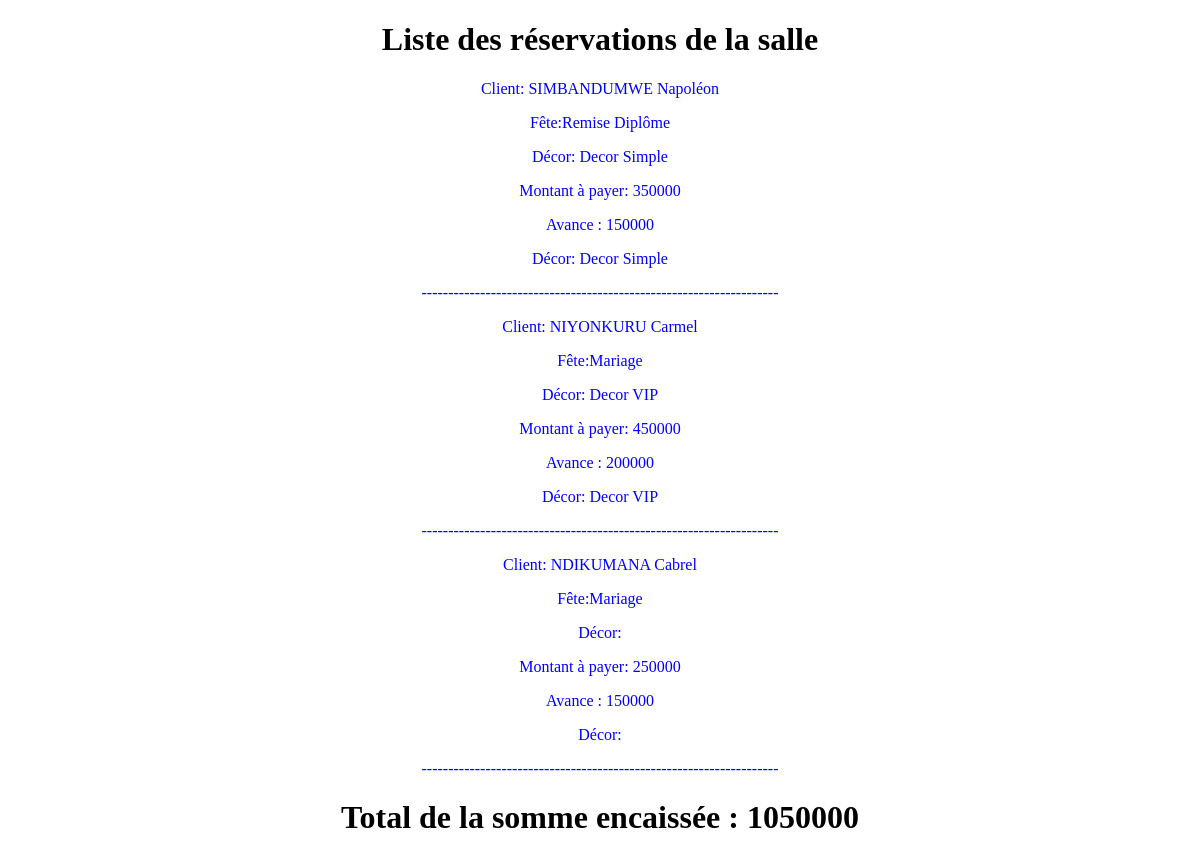
Before: / with the older database file.
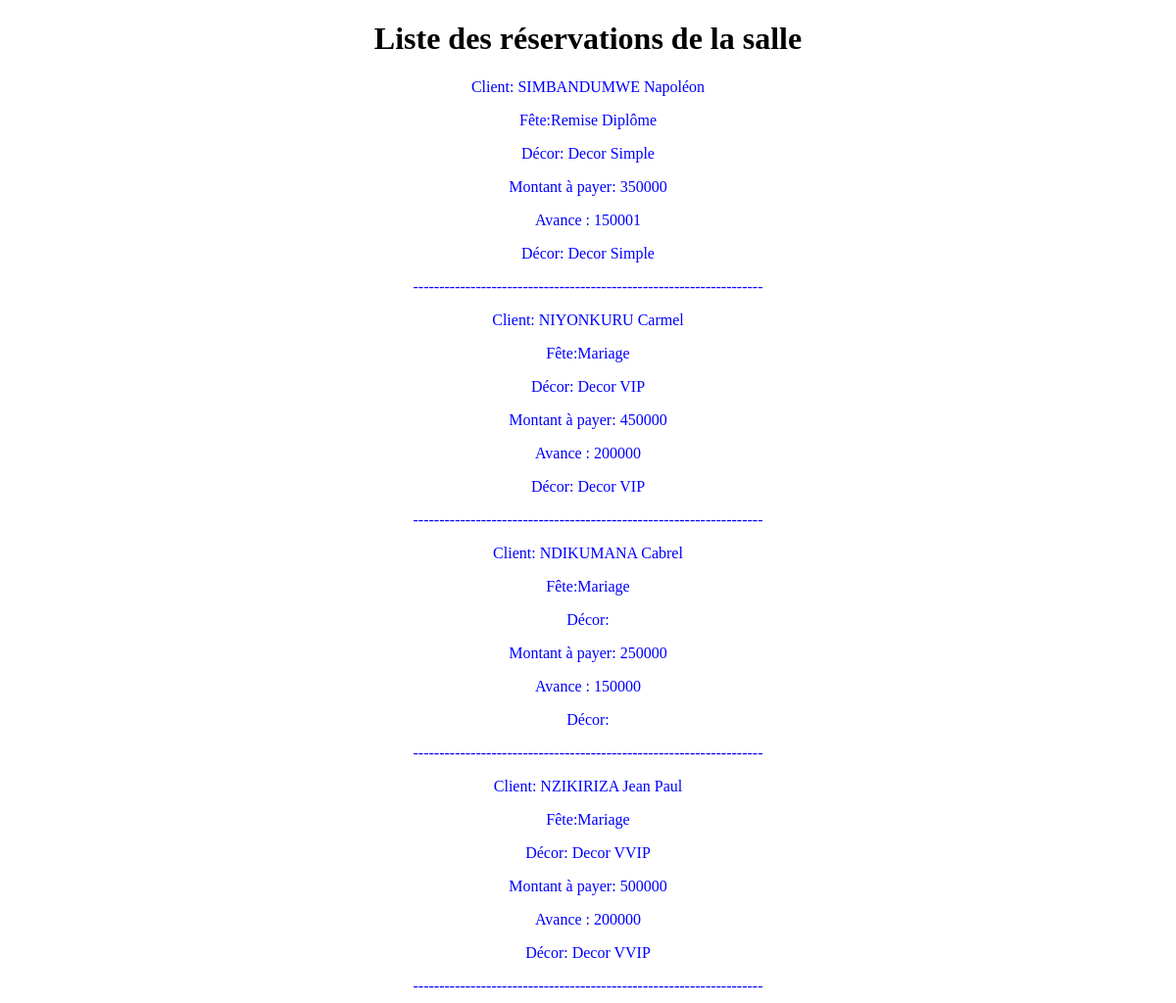
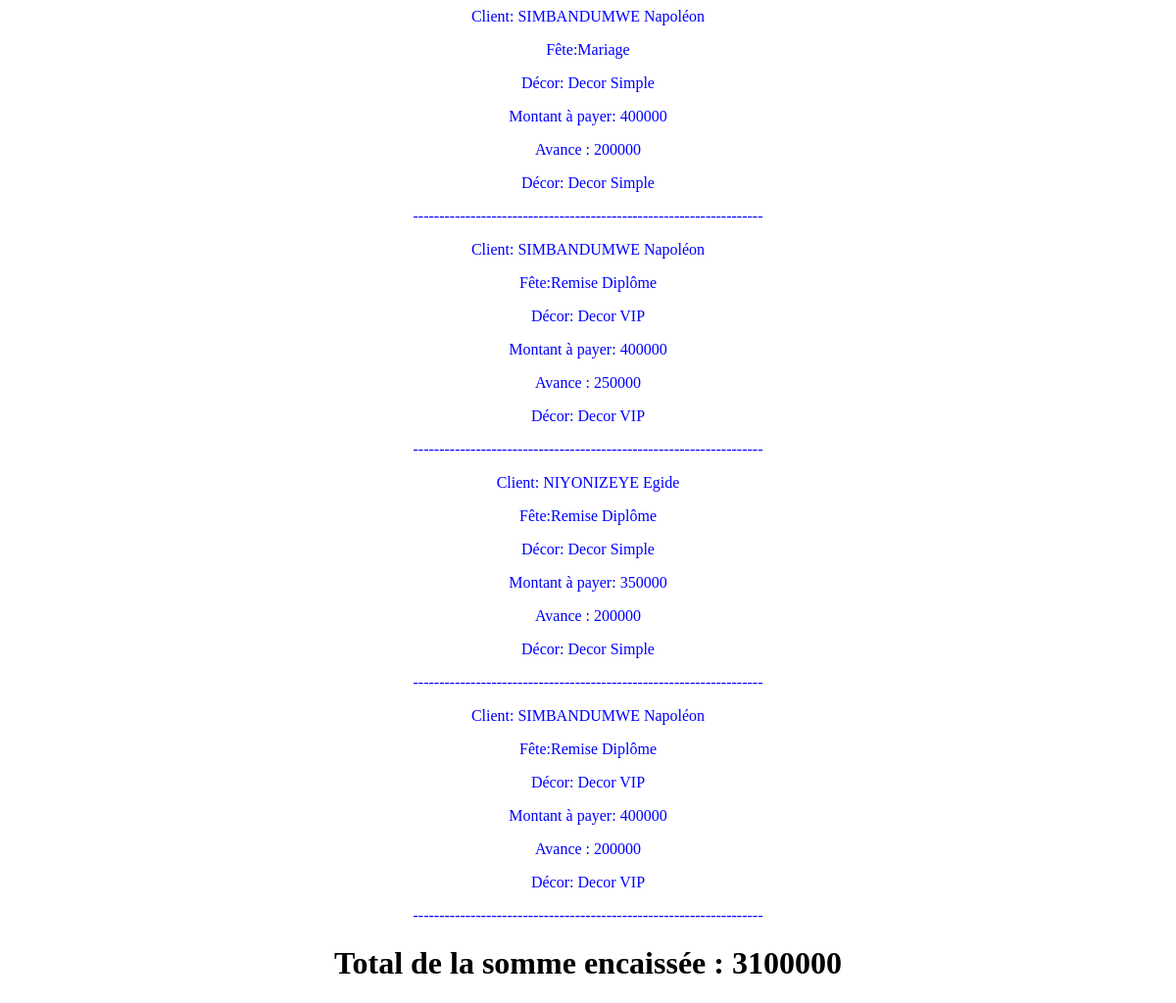
After: the same page with the newer database file (2 pictures, top to bottom).
### sallere/models.py (models this page shows, shortened)
class Reservation(models.Model):
    id = models.BigAutoField(primary_key=True)
    client = models.ForeignKey(Client, on_delete=models.CASCADE)
    type_fete = models.ForeignKey(Type_Fete, on_delete=models.PROTECT)
    type_decor = models.ForeignKey(
        Type_Decor, on_delete=models.PROTECT, null=True, blank=True)
    date_de_reservation = models.DateField
    avance = models.IntegerField(default=0)
    a_payer = models.IntegerField(default=0, null=True, blank=True)
    date_avance = models.DateTimeField(auto_now=True)
    date_payer_total = models.DateField(null=True, blank=True)

class Client(models.Model):
    id = models.BigAutoField(primary_key=True)
    nom_client = models.CharField(max_length=32)
    prenom_client = models.CharField(max_length=32)
    phone_client = models.CharField(max_length=32)
    sexe = models.CharField(max_length=10)
    cni = models.CharField(max_length=32)

class Type_Fete(models.Model):
    id = models.BigAutoField(primary_key=True)
    nom_fete = models.CharField(max_length=32)
    montant_fete = models.IntegerField(default=0)
    code_fete = models.CharField(max_length=32)

class Type_Decor(models.Model):
    id = models.BigAutoField(primary_key=True)
    nom_decor = models.CharField(max_length=32)
    montant_decor = models.IntegerField(default=0)
    code_decor = models.CharField(max_length=32)

### sallere/views.py (the view)
# urls.py: path('', index)
def index(request):
    reservations = Reservation.objects.all()
    total = 0
    for x in reservations:
        total = total+x.a_payer
    return render(request, 'index.html', {
        'reservations': reservations,
        'total': total
    })

### sallere/templates/index.html (shortened to what this page needs)
<!DOCTYPE html>
<html lang="en">
<head>
    <link rel="stylesheet" href="style.css">
</head>
<body>
    <center>
<h1>Liste des réservations de la salle</h1>
    </center>
<center>
{% for x in reservations %}
    <p>Client: {{x.client.nom_client}} {{x.client.prenom_client }} </p>
    <p>Fête:{{x.type_fete.nom_fete}} </p>
    <p>Décor: {{x.type_decor.nom_decor}} </p>
    <p>Montant à payer: {{x.a_payer}} </p>
    <p>Avance : {{x.avance}} </p>
    <p>Décor: {{x.type_decor.nom_decor}} </p>
    <p>------------------------------------------------------------------- </p>
{% endfor %}
<h1>Total de la somme encaissée : {{total}} </h1>
</center>
</body>
</html>

### sallere/templates/index.html (style rules this page uses)
p { color: blue; }
body { margin-left: auto; margin-right: auto; padding:auto; }

Changed rows visible on the page:
changed Reservation (number 1 of 8 on the later page): avance "150000" → "150001"
added Reservation: client.nom_client "NZIKIRIZA", client.prenom_client "Jean Paul", type_fete.nom_fete "Mariage", type_decor.nom_decor "Decor VVIP", a_payer "500000", avance "200000"
added Reservation: client.nom_client "SIMBANDUMWE", client.prenom_client "Napoléon", type_fete.nom_fete "Mariage", type_decor.nom_decor "Decor Simple", a_payer "400000", avance "200000"
added Reservation: client.nom_client "SIMBANDUMWE", client.prenom_client "Napoléon", type_fete.nom_fete "Remise Diplôme", type_decor.nom_decor "Decor VIP", a_payer "400000", avance "250000"
added Reservation: client.nom_client "NIYONIZEYE", client.prenom_client "Egide", type_fete.nom_fete "Remise Diplôme", type_decor.nom_decor "Decor Simple", a_payer "350000", avance "200000"
added Reservation: client.nom_client "SIMBANDUMWE", client.prenom_client "Napoléon", type_fete.nom_fete "Remise Diplôme", type_decor.nom_decor "Decor VIP", a_payer "400000", avance "200000"
Other visible differences:
{{ total }}: "1050000" → "3100000"
